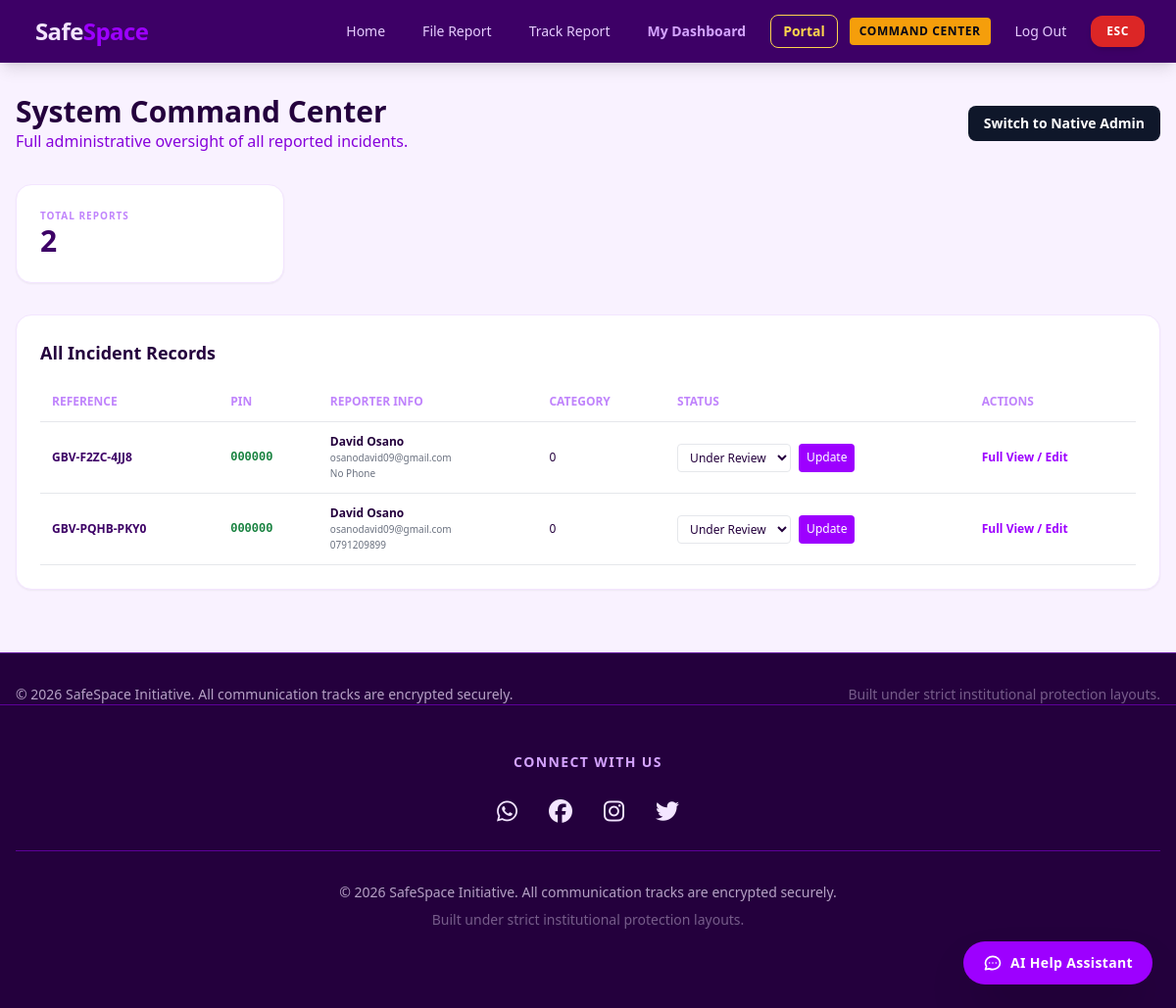
The page /admin-dashboard/ (signed in) on the database as committed earlier.
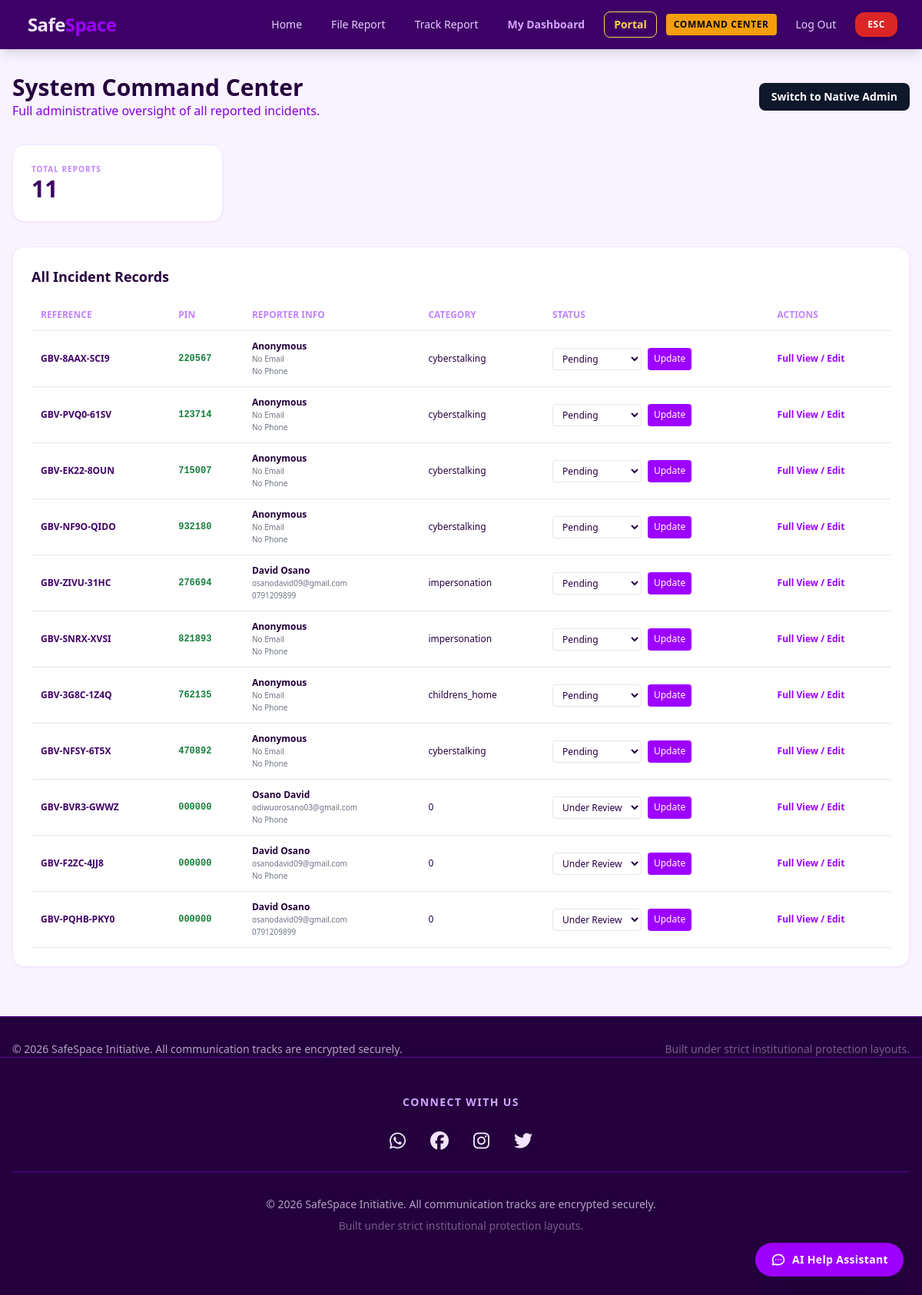
The same page on the database as committed later.
### reports/models.py (models this page shows, shortened)
class IncidentReport(models.Model):
    CATEGORY_CHOICES = [
        ('cyberstalking', 'Cyberstalking & Harassment'),
        ('doxing', 'Non-Consensual Image Sharing / DoXing'),
        ('impersonation', 'Impersonation & Identity Theft'),
        ('threats', 'Online Threats & Hate Speech'),
        ('other', 'Other Forms of Online Abuse'),
        ('children_home_support', 'Children\'s Home Support'),
    ]
    STATUS_CHOICES = [
        ('pending', 'Pending Review'),
        ('under_review', 'Under Investigation'),
        ('action_taken', 'Action Taken / Resolved'),
        ('closed', 'Closed'),
    ]
    URGENCY_CHOICES = [
        ('low', 'Low Priority'),
        ('medium', 'Medium Priority'),
        ('high', 'High Priority'),
        ('critical', 'Critical Intervention Required'),
    ]
    LEVEL_CHOICES = [
        (0, 'Unassigned'),
        (1, 'Initial Review'),
        (2, 'Escalated/Urgent'),
        (3, 'Resolved')
    ]
    reference_number = models.CharField(max_length=14, unique=True, editable=False, db_index=True)
    case_access_pin = models.CharField(max_length=6, editable=False)
    reporter_profile = models.ForeignKey(User, on_delete=models.SET_NULL, blank=True, null=True)
    incident_category = models.CharField(max_length=100, choices=CATEGORY_CHOICES)
    description = models.TextField()
    incident_date = models.DateField(null=True, blank=True)
    platform_used = models.CharField(max_length=100)
    evidence_attachment = models.FileField(upload_to='evidence/%Y/%m/%d/', blank=True, null=True)
    level = models.IntegerField(choices=LEVEL_CHOICES, default=0)
    assigned_department = models.ForeignKey(Department, on_delete=models.SET_NULL, null=True, blank=True)
    assigned_to = models.ForeignKey(User, on_delete=models.SET_NULL, null=True, blank=True, related_name='assigned_cases')
    assigned_home = models.ForeignKey(ChildrensHome, on_delete=models.SET_NULL, null=True, blank=True)
    reporter_type = models.CharField(max_length=20, default='self')
    allow_contact = models.BooleanField(default=False)
    gender = models.CharField(max_length=5, default='P')
    age_group = models.CharField(max_length=10, blank=True, null=True)
    disability = models.CharField(max_length=20, default='none')
    reporter_name = models.CharField(max_length=100, blank=True, null=True)
    reporter_email = models.EmailField(blank=True, null=True)
    reporter_phone = models.CharField(max_length=20, blank=True, null=True)
    ai_classified_category = models.CharField(max_length=50, blank=True, null=True)
    ai_urgency_score = models.CharField(max_length=20, choices=URGENCY_CHOICES, default='low')
    ai_research_insights = models.TextField(blank=True, null=True)
    status = models.CharField(max_length=20, choices=STATUS_CHOICES, default='pending')
    admin_notes = models.TextField(blank=True, null=True)
    created_at = models.DateTimeField(auto_now_add=True)
    updated_at = models.DateTimeField(auto_now=True)

### reports/views.py (the view)
# urls.py: path('admin-dashboard/', views.custom_admin_dashboard, name='custom_admin_dashboard'),
@staff_member_required
def custom_admin_dashboard(request):
    return render(request, 'reports/custom_admin_dashboard.html', {
        'total_reports': IncidentReport.objects.count(),
        'recent_reports': IncidentReport.objects.all().order_by('-created_at'),
        'recent_logs': AuditLog.objects.all().order_by('-timestamp')[:15],
    })

### reports/templates/reports/custom_admin_dashboard.html (shortened to what this page needs)
{% extends 'base.html' %}
{% block content %}
<div class="max-w-7xl mx-auto px-4 py-8">
    <div class="mb-8 flex justify-between items-center">
        <div>
            <h1 class="text-3xl font-black text-purple-950">System Command Center</h1>
            <p class="text-purple-700">Full administrative oversight of all reported incidents.</p>
        </div>
        <a href="/admin/" class="bg-slate-900 text-white px-4 py-2 rounded-lg text-sm font-bold hover:bg-slate-800">Switch to Native Admin</a>
    </div>
    <div class="grid grid-cols-1 md:grid-cols-4 gap-6 mb-8">
        <div class="bg-white p-6 rounded-2xl shadow-sm border border-purple-100">
            <h3 class="text-[10px] font-black text-purple-400 uppercase tracking-widest">Total Reports</h3>
            <p class="text-3xl font-black text-purple-900">{{ total_reports }}</p>
        </div>
    </div>
    <div class="bg-white p-6 rounded-2xl shadow-sm border border-purple-100 mb-8">
        <h2 class="text-lg font-bold text-purple-950 mb-4">All Incident Records</h2>
        <div class="overflow-x-auto">
            <table class="w-full text-xs">
                <thead>
                    <tr class="text-left text-purple-400 border-b uppercase">
                        <th class="p-3">Reference</th>
                        <th class="p-3">PIN</th>
                        <th class="p-3">Reporter Info</th>
                        <th class="p-3">Category</th>
                        <th class="p-3">Status</th>
                        <th class="p-3">Actions</th>
                    </tr>
                </thead>
                <tbody>
                    {% for report in recent_reports %}
                    <tr class="border-b hover:bg-purple-50 transition">
                        <td class="p-3 font-bold text-purple-900">
                            <a href="{% url 'friendly_edit' report.id %}" class="hover:underline">{{ report.reference_number }}</a>
                        </td>
                        <td class="p-3 font-mono font-bold text-green-700">{{ report.case_access_pin }}</td>
                        <td class="p-3">
                            <div class="font-bold">{{ report.reporter_name|default:"Anonymous" }}</div>
                            <div class="text-[10px] text-gray-500">{{ report.reporter_email|default:"No Email" }}</div>
                            <div class="text-[10px] text-gray-500">{{ report.reporter_phone|default:"No Phone" }}</div>
                        </td>
                        <td class="p-3">{{ report.incident_category|default:"---" }}</td>
                        <td class="p-3">
                            <form action="{% url 'update_status' report.id %}" method="POST" class="flex gap-2">
                                <select name="status" class="border rounded px-2 py-1 bg-white">
                                    <option value="pending" {% if report.status == 'pending' %}selected{% endif %}>Pending</option>
                                    <option value="under_review" {% if report.status == 'under_review' %}selected{% endif %}>Under Review</option>
                                </select>
                                <button type="submit" class="bg-purple-600 text-white px-2 py-1 rounded">Update</button>
                            </form>
                        </td>
                        <td class="p-3">
                            <a href="{% url 'friendly_edit' report.id %}" class="text-purple-600 font-bold hover:underline">Full View / Edit</a>
                        </td>
                    </tr>
                    {% endfor %}
                </tbody>
            </table>
        </div>
    </div>
</div>
{% endblock %}

### templates/base.html (shortened to what this page needs)
{% load static %}
<!DOCTYPE html>
<html lang="en" class="h-full bg-purple-50">
<head>
    <script src="https://cdn.tailwindcss.com"></script>
    <link rel="stylesheet" href="{% static 'images/custom.css' %}?v=3">
    <link rel="stylesheet" href="https://cdnjs.cloudflare.com/ajax/libs/font-awesome/6.5.1/css/all.min.css">
</head>
<body class="bg-purple-50 text-purple-950 flex flex-col min-h-screen font-sans antialiased">
<nav class="bg-purple-900 text-white shadow-lg sticky top-0 z-50" role="navigation" aria-label="Main Security Directory">
    <div class="max-w-7xl mx-auto px-4 sm:px-6 lg:px-8">
        <div class="flex justify-between h-16 items-center">
            <div class="flex items-center space-x-2">
                <a href="{% url 'landing' %}" class="text-2xl font-black tracking-tight text-purple-100 focus:outline-none focus:ring-2 focus:ring-purple-600 rounded p-1" aria-label="SafeSpace Home Brand Link">
                    Safe<span class="text-purple-600">Space</span>
                </a>
            </div>
            <div class="hidden md:flex items-center space-x-3">
                <a href="{% url 'landing' %}" class="text-sm font-medium text-purple-200 px-3 py-1.5 border border-transparent rounded-lg transition-all duration-200 hover:text-white hover:border-white hover:bg-purple-600 focus:text-white focus:outline-none">Home</a>
                <a href="{% url 'file_report' %}" class="text-sm font-medium text-purple-200 px-3 py-1.5 border border-transparent rounded-lg transition-all duration-200 hover:text-white hover:border-white hover:bg-purple-600 focus:text-white focus:outline-none">File Report</a>
                <a href="{% url 'track_case' %}" class="text-sm font-medium text-purple-200 px-3 py-1.5 border border-transparent rounded-lg transition-all duration-200 hover:text-white hover:border-white hover:bg-purple-600 focus:text-white focus:outline-none">Track Report</a>
{% if user.is_authenticated %}
        <a href="{% url 'user_dashboard' %}" class="text-sm text-purple-300 font-bold px-3 py-1.5 border border-transparent rounded-lg transition-all duration-200 hover:text-white hover:border-white hover:bg-purple-600 focus:outline-none">
            My Dashboard
        </a>
        {% if user.is_staff %}
            <a href="{% url 'department_portal' %}" class="text-sm font-bold text-amber-300 px-3 py-1.5 border border-amber-300 rounded-lg transition-all hover:bg-amber-600 hover:text-white">
                Portal
            </a>
        {% endif %}
        {% if user.is_superuser %}
            <a href="{% url 'custom_admin' %}" class="bg-amber-500 hover:bg-amber-600 text-slate-950 text-xs font-black px-2.5 py-1.5 rounded uppercase tracking-wider transition focus:outline-none focus:ring-2 focus:ring-offset-2 focus:ring-amber-500">
                Command Center
            </a>
        {% endif %}
    <form action="{% url 'logout' %}" method="POST" class="inline m-0">
        <button type="submit" class="text-purple-200 text-sm font-medium px-3 py-1.5 border border-transparent rounded-lg transition-all duration-200 hover:text-red-400 hover:border-red-400 focus:outline-none">
            Log Out
        </button>
                </form>
                {% endif %}
                <button onclick="quickEscape()" class="bg-red-600 hover:bg-red-700 text-white font-bold text-xs uppercase tracking-wider px-4 py-2 rounded-xl shadow-md transition active:scale-95 focus:outline-none focus:ring-2 focus:ring-red-500 ml-2" aria-label="Instantly leave page">ESC</button>
            </div>
        </div>
    </div>
</nav>
    <main class="flex-grow focus:outline-none" id="main-content" tabindex="-1">
        {% block content %}{% endblock %}
    </main>
    <div class="fixed bottom-6 right-6 z-50 flex flex-col items-end space-y-4">
        <button id="chat-toggle-btn" onclick="toggleChatWindow()" class="bg-purple-600 hover:bg-purple-700 text-white font-bold px-5 py-3 rounded-full shadow-2xl flex items-center space-x-2 transition transform hover:-translate-y-0.5 active:scale-95 focus:outline-none focus:ring-2 focus:ring-offset-2 focus:ring-purple-600" aria-label="Toggle live safety help chat interface window box overlay">
            <span class="text-sm font-black tracking-wide hidden sm:inline">AI Help Assistant</span>
        </button>
    </div>
    <footer class="bg-purple-950 text-purple-100 py-8 border-t border-purple-800" role="contentinfo">
        <div class="max-w-7xl mx-auto px-4 text-center md:flex md:justify-between md:items-center text-xs sm:text-sm">
            <p class="text-purple-100/70">&copy; 2026 SafeSpace Initiative. All communication tracks are encrypted securely.</p>
            <p class="text-purple-100/40 mt-2 md:mt-0">Built under strict institutional protection layouts.</p>
        </div>
        <footer class="bg-purple-950 text-purple-100 py-12 border-t border-purple-800" role="contentinfo">
    <div class="max-w-7xl mx-auto px-4 flex flex-col items-center space-y-6">
        <div class="text-center">
            <p class="text-sm font-semibold text-purple-300 mb-6 uppercase tracking-widest">Connect With Us</p>
            <div class="flex space-x-8 text-2xl">
                <a href="https://wa.me/254108383799" target="_blank" class="hover:text-green-400 transition-all hover:scale-110">
                <i class="fab fa-whatsapp"></i>
                </a>
                <a href="https://facebook.com/YOUR_PAGE" target="_blank" class="hover:text-blue-500 transition-all hover:scale-110"><i class="fab fa-facebook"></i></a>
                <a href="https://instagram.com/YOUR_HANDLE" target="_blank" class="hover:text-pink-500 transition-all hover:scale-110"><i class="fab fa-instagram"></i></a>
                <a href="https://twitter.com/YOUR_HANDLE" target="_blank" class="hover:text-sky-400 transition-all hover:scale-110"><i class="fab fa-twitter"></i></a>
            </div>
        </div>
        <div class="w-full border-t border-purple-800 pt-8 text-center text-xs sm:text-sm">
            <p class="text-purple-100/70">&copy; 2026 SafeSpace Initiative. All communication tracks are encrypted securely.</p>
            <p class="text-purple-100/40 mt-2">Built under strict institutional protection layouts.</p>
        </div>
    </div>
</footer>
    </footer>
</body>
</html>

### core/static/images/custom.css (style rules this page uses)
html { scroll-behavior: smooth; -webkit-tap-highlight-color: transparent; }

Rows that differ between the two databases and show on the page:
added IncidentReport: reference_number "GBV-8AAX-SCI9", case_access_pin "220567", reporter_name "Anonymous", reporter_email "No Email", reporter_phone "No Phone", incident_category "cyberstalking", status "Pending"
added IncidentReport: reference_number "GBV-PVQ0-61SV", case_access_pin "123714", reporter_name "Anonymous", reporter_email "No Email", reporter_phone "No Phone", incident_category "cyberstalking", status "Pending"
added IncidentReport: reference_number "GBV-EK22-8OUN", case_access_pin "715007", reporter_name "Anonymous", reporter_email "No Email", reporter_phone "No Phone", incident_category "cyberstalking", status "Pending"
added IncidentReport: reference_number "GBV-NF9O-QIDO", case_access_pin "932180", reporter_name "Anonymous", reporter_email "No Email", reporter_phone "No Phone", incident_category "cyberstalking", status "Pending"
added IncidentReport: reference_number "GBV-ZIVU-31HC", case_access_pin "276694", reporter_name "David Osano", reporter_email "osanodavid09@gmail.com", reporter_phone "0791209899", incident_category "impersonation", status "Pending"
added IncidentReport: reference_number "GBV-SNRX-XVSI", case_access_pin "821893", reporter_name "Anonymous", reporter_email "No Email", reporter_phone "No Phone", incident_category "impersonation", status "Pending"
added IncidentReport: reference_number "GBV-3G8C-1Z4Q", case_access_pin "762135", reporter_name "Anonymous", reporter_email "No Email", reporter_phone "No Phone", incident_category "childrens_home", status "Pending"
added IncidentReport: reference_number "GBV-NFSY-6T5X", case_access_pin "470892", reporter_name "Anonymous", reporter_email "No Email", reporter_phone "No Phone", incident_category "cyberstalking", status "Pending"
added IncidentReport: reference_number "GBV-BVR3-GWWZ", case_access_pin "000000", reporter_name "Osano David", reporter_email "odiwuorosano03@gmail.com", reporter_phone "No Phone", incident_category "0", status "Under Review"
Other text that changed with them:
{{ total_reports }}: "2" → "11"
